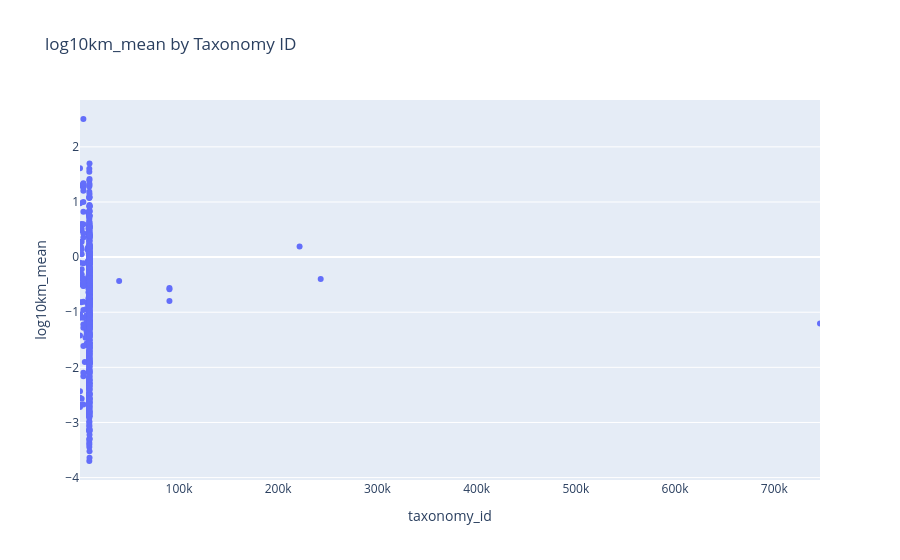

Notebook code cell kept with this figure:
### Code cell
#log10km_mean by taxonomy_id: Group enzymes by species/evolutionary source
fig6 = px.strip(
    km_df,
    x="taxonomy_id",
    y="log10km_mean",
    title="log10km_mean by Taxonomy ID",
    hover_data = ["substrate_smiles"]
)
fig6.show()

### Figure 1 — Plotly figure (JSON) as saved in the notebook; plotly's stock layout.template omitted (floating-point values rounded to 4 significant figures; data arrays with more than 128 entries replaced by an {"elided": "..."} marker saying what was removed)
{"data": [{"alignmentgroup": "True", "boxpoints": "all", "customdata": {"elided": "718x1 str values"}, "fillcolor": "rgba(255,255,255,0)", "hoveron": "points", "hovertemplate": "taxonomy_id=%{x}<br>log10km_mean=%{y}<br>substrate_smiles=%{customdata[0]}<extra></extra>", "legendgroup": "", "line": {"color": "rgba(255,255,255,0)"}, "marker": {"color": "#636efa"}, "name": "", "offsetgroup": "", "orientation": "v", "pointpos": 0, "showlegend": false, "type": "box", "x": {"elided": "718 float values"}, "x0": " ", "xaxis": "x", "y": {"elided": "718 float values"}, "y0": " ", "yaxis": "y"}], "layout": {"boxmode": "group", "legend": {"tracegroupgap": 0}, "title": {"text": "log10km_mean by Taxonomy ID"}, "xaxis": {"anchor": "y", "domain": [0, 1], "title": {"text": "taxonomy_id"}}, "yaxis": {"anchor": "x", "domain": [0, 1], "title": {"text": "log10km_mean"}}}}
